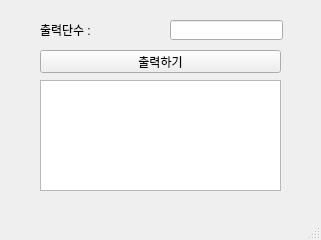
<?xml version="1.0" encoding="UTF-8"?>
<ui version="4.0">
 <class>MainWindow</class>
 <widget class="QMainWindow" name="MainWindow">
  <property name="geometry">
   <rect>
    <x>0</x>
    <y>0</y>
    <width>321</width>
    <height>240</height>
   </rect>
  </property>
  <property name="windowTitle">
   <string>MainWindow</string>
  </property>
  <widget class="QWidget" name="centralwidget">
   <widget class="QLabel" name="lbl">
    <property name="geometry">
     <rect>
      <x>40</x>
      <y>20</y>
      <width>121</width>
      <height>20</height>
     </rect>
    </property>
    <property name="text">
     <string>출력단수 :</string>
    </property>
   </widget>
   <widget class="QPushButton" name="pb">
    <property name="geometry">
     <rect>
      <x>40</x>
      <y>50</y>
      <width>241</width>
      <height>23</height>
     </rect>
    </property>
    <property name="text">
     <string>출력하기</string>
    </property>
   </widget>
   <widget class="QLineEdit" name="le">
    <property name="geometry">
     <rect>
      <x>170</x>
      <y>20</y>
      <width>113</width>
      <height>20</height>
     </rect>
    </property>
   </widget>
   <widget class="QTextEdit" name="te">
    <property name="geometry">
     <rect>
      <x>40</x>
      <y>80</y>
      <width>241</width>
      <height>111</height>
     </rect>
    </property>
   </widget>
  </widget>
  <widget class="QMenuBar" name="menubar">
   <property name="geometry">
    <rect>
     <x>0</x>
     <y>0</y>
     <width>321</width>
     <height>21</height>
    </rect>
   </property>
  </widget>
  <widget class="QStatusBar" name="statusbar"/>
 </widget>
 <resources/>
 <connections/>
</ui>
